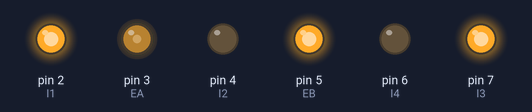
Bench run of a sketch on a simulated Arduino Uno, built with avr-gcc and run on an emulated ATmega328P. Shown: output pins drawn as LEDs (lit = HIGH).

Above: at 0.1 s.
At 3.8 s:
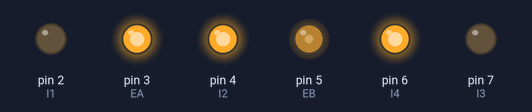
At 7.5 s:
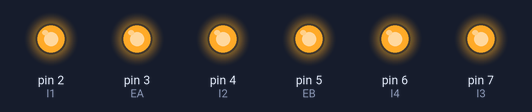
Timing chart, 0 to 9.0 s (numbered marks = the images above):
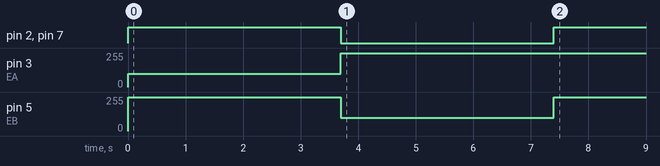

The sketch:

Drive_test.ino
```cpp
int EB= 5; // Wheel PWM pin (must be a PWM pin)
int I3 = 7; // Wheel direction digital pin 1
int I4 = 6; // Wheel direction digital pin 2

int EA = 3;
int I2 = 4;
int I1 = 2;

void setup()
{
 // Configure digital pins for output
  pinMode(EA, OUTPUT);
  pinMode(I3, OUTPUT);
  pinMode(I4, OUTPUT);
  pinMode(EB, OUTPUT);
  pinMode(I2, OUTPUT);
  pinMode(I1, OUTPUT);

  // part 2
  // turn_clock();

  // delay(1000);

  // digitalWrite(I3, LOW);
  // digitalWrite(I4, HIGH);
  // analogWrite(EA, 255);

  // digitalWrite(I2, LOW);
  // digitalWrite(I1, HIGH);
  // analogWrite(EB, 255);

  // delay(1000);

  // turn_counter_clock();

  turn_circle(1);

  delay(3700);

  turn_circle(-1);

  delay(3700);

  digitalWrite(I3, HIGH);
  digitalWrite(I4, HIGH);
  analogWrite(EA, 255);

  digitalWrite(I2, HIGH);
  digitalWrite(I1, HIGH);
  analogWrite(EB, 255);


}

void loop()
{


}

void drive_for_back_fast(){

  //drive forward
  digitalWrite(I3, HIGH);
  digitalWrite(I4, LOW);
  analogWrite(EA, 255);

  digitalWrite(I2, HIGH);
  digitalWrite(I1, LOW);
  analogWrite(EB, 255);

  delay(1000);

  //drive backward
  digitalWrite(I3, LOW);
  digitalWrite(I4, HIGH);
  analogWrite(EA, 255);

  digitalWrite(I2, LOW);
  digitalWrite(I1, HIGH);
  analogWrite(EB, 255);

  delay(1000);

  analogWrite(EB, 0);
  analogWrite(EA, 0);

}

void drive_for_back_slow(){

  //drive forward
  digitalWrite(I3, HIGH);
  digitalWrite(I4, LOW);
  analogWrite(EA, 150);

  digitalWrite(I2, HIGH);
  digitalWrite(I1, LOW);
  analogWrite(EB, 150);

  delay(1000);

  //drive backward
  digitalWrite(I3, LOW);
  digitalWrite(I4, HIGH);
  analogWrite(EA, 150);

  digitalWrite(I2, LOW);
  digitalWrite(I1, HIGH);
  analogWrite(EB, 150);

  delay(1000);

  analogWrite(EB, 0);
  analogWrite(EA, 0);
}

void turn_counter_clock()
{

  digitalWrite(I3, HIGH);
  digitalWrite(I4, LOW);
  analogWrite(EA, 255);

  digitalWrite(I2, LOW);
  digitalWrite(I1, HIGH);
  analogWrite(EB, 255);

  delay(3000);

  digitalWrite(I3, HIGH);
  digitalWrite(I4, HIGH);
  analogWrite(EA, 255);

  digitalWrite(I2, HIGH);
  digitalWrite(I1, HIGH);
  analogWrite(EB, 255);


}

void turn_clock()
{

  digitalWrite(I3, LOW);
  digitalWrite(I4, HIGH);
  analogWrite(EA, 255);

  digitalWrite(I2, HIGH);
  digitalWrite(I1, LOW);
  analogWrite(EB, 255);

  delay(3000);

  digitalWrite(I3, HIGH);
  digitalWrite(I4, HIGH);
  analogWrite(EA, 255);

  digitalWrite(I2, HIGH);
  digitalWrite(I1, HIGH);
  analogWrite(EB, 255);


}

void turn_circle(int dir){

  if(dir > 0) //clockwise
  {
    digitalWrite(I3, HIGH);
    digitalWrite(I4, LOW);
    analogWrite(EA, 100);

    digitalWrite(I2, LOW);
    digitalWrite(I1, HIGH);
    analogWrite(EB, 255);
  }else //counter clcokwise
  {
    digitalWrite(I3, LOW);
    digitalWrite(I4, HIGH);
    analogWrite(EA, 255);

    digitalWrite(I2, HIGH);
    digitalWrite(I1, LOW);
    analogWrite(EB, 100);
  }
}

void figure_8(){

}
```
